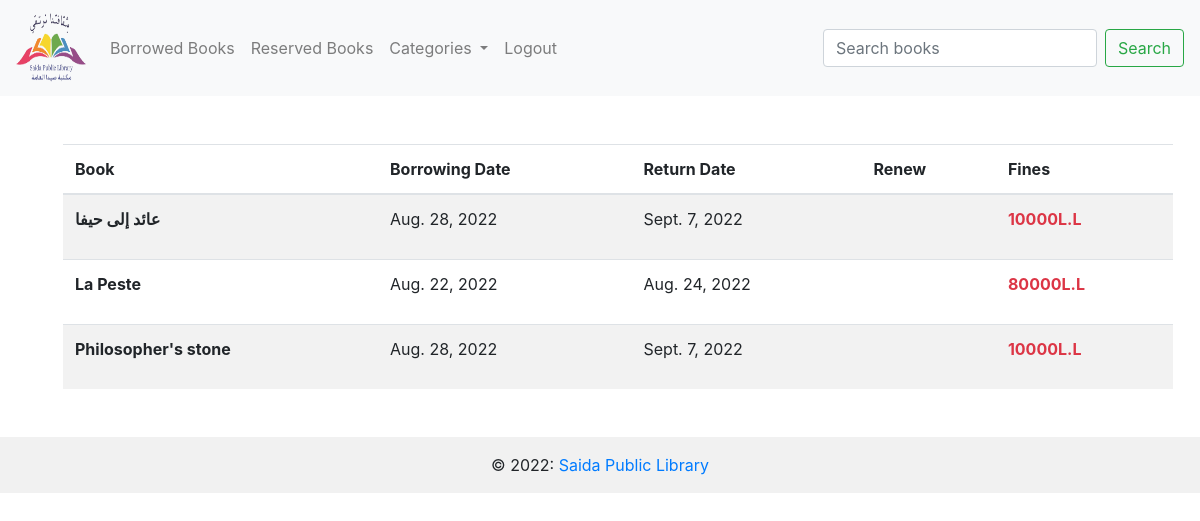
Screenshot of /borrowed_books/12 (signed in) with the database file from the repository.
### booksTransaction/models.py (models this page shows, shortened)
class Borrowing(models.Model):
    book=models.ForeignKey(Book,on_delete=models.CASCADE)
    user=models.ForeignKey(User,on_delete=models.CASCADE)
    borrow_date=models.DateField(default=datetime.datetime.now())
    return_date=models.DateField(blank=True, null=True)
    renew_borrowing=models.BooleanField(default=False)
    @property
    def fines(self):
        return ((datetime.date.today()-self.return_date).days)*5*1000

### books/models.py (models this page shows, shortened)
class Book(models.Model):
    book_title=models.CharField('book_title',max_length=120)
    description=models.TextField('description',null=True)
    author_name=models.CharField('author_name',max_length=120)
    number_of_pages=models.IntegerField('number_of_pages')
    number_of_copies=models.IntegerField('number_of_copies')
    publication_year=models.IntegerField('publication_year')
    lang_id=models.ForeignKey(Language,on_delete=models.CASCADE)
    cat_id=models.ForeignKey(Category,on_delete=models.CASCADE)
    book_img=models.ImageField(null=True,blank=True,upload_to="assets/")

### booksTransaction/views.py (the view)
# urls.py: path('borrowed_books/<user_id>',booksTrans_view.borrowed_books,name="borrowed_books"),
@login_required(login_url='login')
def borrowed_books(request,user_id):
    member=User.objects.get(pk=user_id)
    borrowed_books=Borrowing.objects.filter(user=member)
    return render(request,"borrowed.html",{'books':borrowed_books,'cats':cats})

### books/models.py (called while the page is built)
    def __str__(self):
        return self.name

### booksTransaction/templates/borrowed.html (shortened to what this page needs)
{% extends 'base.html' %}
{% load static %}
{% block content %}
<table class="table table-striped">
    <thead>
      <tr>
        <th scope="col">Book</th>
        <th scope="col">Borrowing Date</th>
        <th scope="col">Return Date</th>
        <th scope="col">Renew</th>
        <th scope="col">Fines</th>
      </tr>
    </thead>
    <tbody>
        {% for book in books %}
            <tr>
                <th scope="row">{{book.book.book_title}}</th>
                <td>{{book.borrow_date}}</td>
                <td>{{book.return_date}}</td>
                <td>
                </td>
                <td>
                    {% if book.fines > 0 %}
                        <p class="font-weight-bold text-danger">{{book.fines}}L.L</p>
                    {% endif %}
                </td>
            </tr>
        {% endfor %}
    </tbody>
  </table>
{% endblock %}

### books/templates/base.html (shortened to what this page needs)
{% load static %}
<!doctype html>
<html lang="en">
  <head>
    <link rel="stylesheet" href="https://cdn.jsdelivr.net/npm/bootstrap@4.0.0/dist/css/bootstrap.min.css">
  </head>
  <body>
    {% include 'navbar.html' %}
        <div class="container m-5">
          {% block content %}{% endblock %}
        </div>
        <footer class="bg-light text-center text-lg-start mt-5">
          <div class="text-center p-3" style="background-color: #f1f1f1;">
            © <script>document.write(/\d{4}/.exec(Date())[0])</script>: <a href="{% url 'home' %}">Saida Public Library</a>
          </div>
        </footer>
  </body>
</html>

### books/templates/navbar.html (shortened to what this page needs)
{% load static %}
<nav class="navbar navbar-expand-lg navbar-light bg-light navbar-light">
  <a class="navbar-brand" href="{% url 'home' %}">
    <img src="{% static 'assets/logo.png' %}" alt="" width="70" height="70" class="d-inline-block align-top">
  </a>
  <div class="collapse navbar-collapse" id="navbarSupportedContent">
    <ul class="navbar-nav mr-auto">
      <li class="nav-item">
        <a class="nav-link" href="{% url 'borrowed_books' user.id %}">Borrowed Books</a>
      </li>
      <li class="nav-item">
        <a class="nav-link" href="{% url 'reserved_books' user.id %}">Reserved Books</a>
      </li>
      <li class="nav-item dropdown">
        <a class="nav-link dropdown-toggle" href="#" id="navbarDropdown" role="button" data-toggle="dropdown" aria-haspopup="true" aria-expanded="false">
          Categories
        </a>
      </li>
      {% if user.is_authenticated %}
      <li class="nav-item">
        <a class="nav-link" href="{% url 'logout_member' %}">Logout</a>
      </li>
      {% endif %}
    </ul>
    <form class="form-inline my-2 my-lg-0" method="post" action="{% url 'search_books' %}">
      <input class="form-control mr-sm-2" type="search" name="searched" placeholder="Search books" aria-label="Search">
      <button class="btn btn-outline-success my-2 my-sm-0" type="submit">Search</button>
    </form>
  </div>
</nav>

### rows the page displays
Borrowing: book.book_title "عائد إلى حيفا", borrow_date "Aug. 28, 2022", return_date "Sept. 7, 2022", fines "10000"
Borrowing: book.book_title "La Peste", borrow_date "Aug. 22, 2022", return_date "Aug. 24, 2022", fines "80000"
Borrowing: book.book_title "Philosopher's stone", borrow_date "Aug. 28, 2022", return_date "Sept. 7, 2022", fines "10000"
